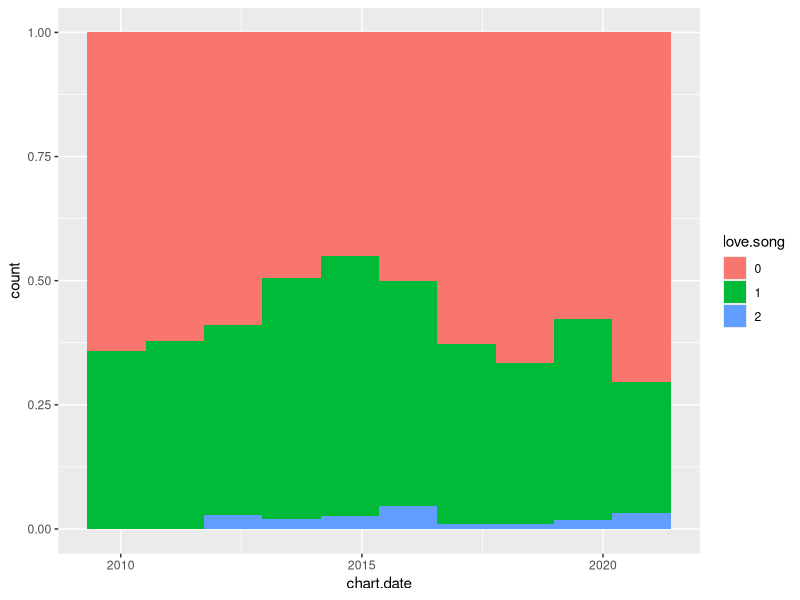
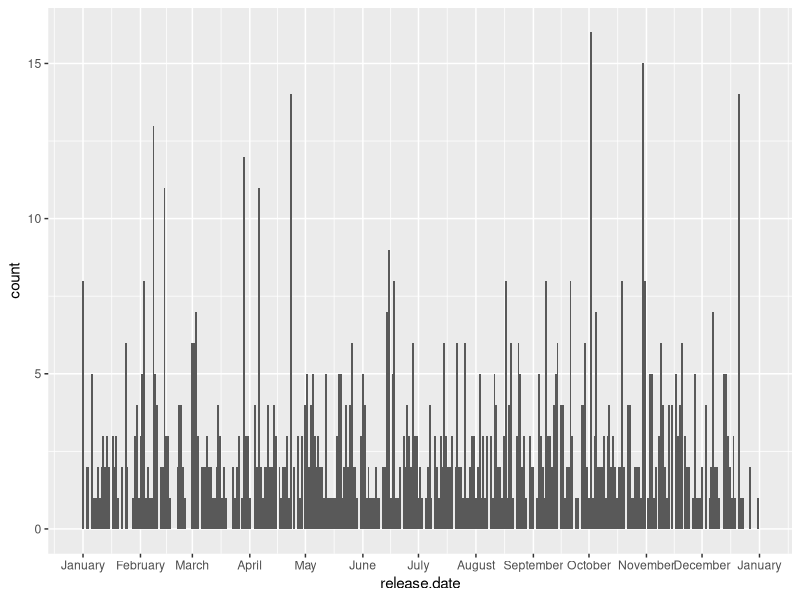
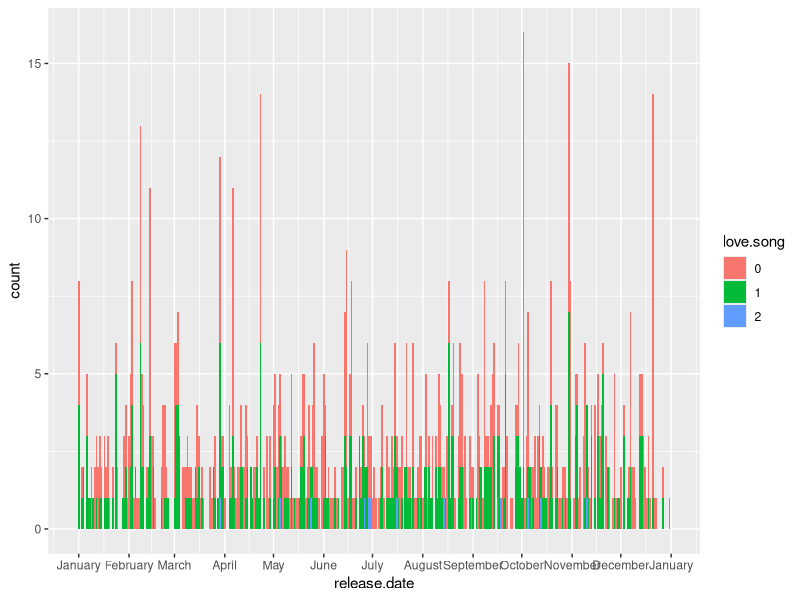
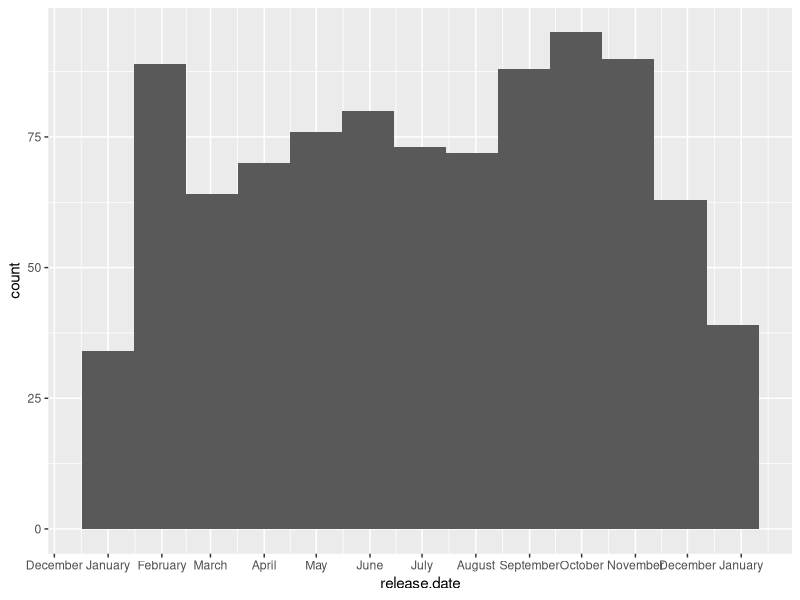
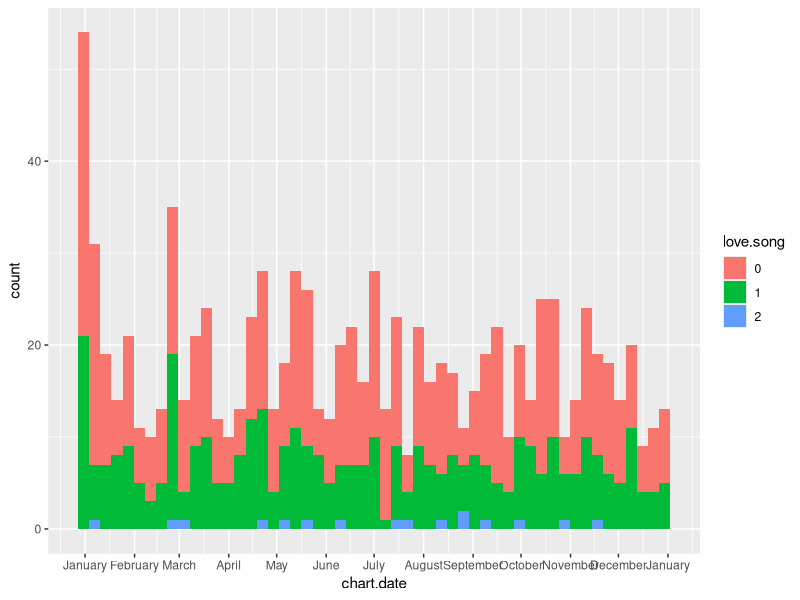
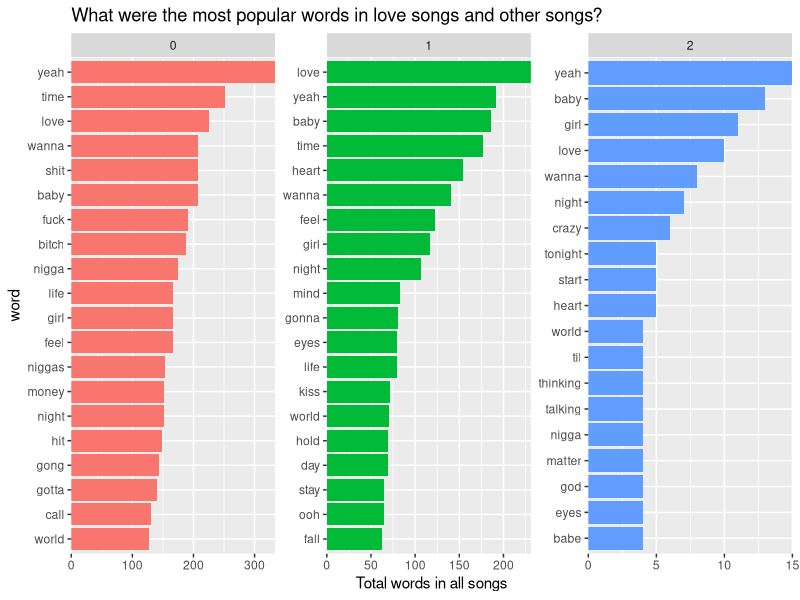

Write R code to recreate these figures, in order.
library(tidyverse)
library(lubridate)
library(tidytext)

song.data <- read_csv("./datasets/songs_lyrics_short.csv",
                      col_names = c(
                        "album",
                        "chart.date",
                        "love.song",
                        "lyrics",
                        "release.date",
                        "song.title",
                        "artist"
                      ),
                      col_types = cols(
                        album = col_character(),
                        chart.date = col_date("%d/%m/%Y"),
                        love.song = col_factor(),
                        lyrics = col_character(),
                        release.date = col_date("%d/%m/%Y"),
                        song.title = col_character(),
                        artist = col_character()
                      ),
                      skip = 1)

view(song.data)

# Let's work on cleaning the dataset. First, 

song.data.clean <- song.data %>%
  mutate(lyrics = str_remove_all(lyrics, "\\[.+?\\]")) %>%
  mutate(lyrics = str_remove_all(lyrics, "\\(.+?\\)")) %>%
  mutate(lyrics = str_replace_all(lyrics, "â€™", "'")) %>% 
  mutate(lyrics = str_to_lower(lyrics)) %>%
  view()

# Function to expand contractions - Look deeper into this

FixContractions <- function(string) {
  string <- str_replace_all(string, "won't", "will not")
  string <- str_replace_all(string, "can't", "cannot")
  string <- str_replace_all(string, "n't", " not")
  string <- str_replace_all(string, "'ll", " will")
  string <- str_replace_all(string, "'re", " are")
  string <- str_replace_all(string, "'ve", " have")
  string <- str_replace_all(string, "'m", " am")
  string <- str_replace_all(string, "'d", " would")
  string <- str_replace_all(string, "n'", "ng")
  string <- str_replace_all(string, "'cause", "because")
  string <- str_replace_all(string, "it's", "it is")
  string <- str_replace_all(string, "'s", "")
  string <- str_replace_all(string, "'less", "unless")
  return(string)
}

FixContractions(song.data.clean[[6,4]])

song.data.clean[[6,4]] %>%
  FixContractions() %>%
  str_replace_all("[^a-zA-Z0-9\\- ]", " ")

# remove contractions and punctuation
song.data.clean <- song.data.clean %>%
  mutate(lyrics = lyrics %>% FixContractions() %>% str_replace_all("[^a-zA-Z0-9\\- ]", " "))

# Convert chart.dates to lubridate dates

song.data.clean <- song.data.clean %>%
  mutate(chart.date = as_date(chart.date),
         release.date = as_date(release.date))

## Exploratory data analysis
# What percentage of songs charting each year are love songs?

song.data.clean %>%
  ggplot(aes(chart.date)) +
  geom_histogram(position = "fill", aes(fill = love.song), bins = 10) # Fix the date labels, change colors

# Amongst songs that turn out to be top 100 songs in the past decade, when are they released? and 
# how many of them are love songs?

song.data.clean %>%
  filter(release.date >= date("01-01-2010")) %>%
  mutate(release.date = update(release.date, year=2010)) %>%
  ggplot(aes(release.date)) +
  geom_histogram(binwidth = (1)) +
  scale_x_date(date_labels="%B", date_breaks = "1 month")

song.data.clean %>%
  filter(release.date >= date("01-01-2010")) %>%
  mutate(release.date = update(release.date, year=2010)) %>%
  ggplot(aes(release.date)) +
  geom_histogram(aes(fill=love.song), binwidth = (1)) +
  scale_x_date(date_labels="%B", date_breaks = "1 month")

# Is it possible that releaseing songs at a particular time leads to them being more successful? Probably not.
# Let's look at the dates with the most top 100 songs:

hot.dates <- song.data.clean %>%
  count(release.date) %>%
  filter(n > 5) %>% .$release.date

song.data.clean %>%
  filter(release.date %in% hot.dates) %>% view()

# We can see that they come from largely the same artists. OK, but is there a best month to release albums?

song.data.clean %>%
  filter(release.date >= date("01-01-2010")) %>%
  mutate(release.date = update(release.date, year=2010)) %>%
  ggplot(aes(release.date)) +
  geom_histogram(binwidth = (30)) +
  scale_x_date(date_labels="%B", date_breaks = "1 month")

# For songs that end up charting on the top 100, is there any correlation between them being love songs and the 
# time of the year they first become popular? 
# Find a way to group by month!
song.data.clean %>%
  filter(chart.date > date("07-01-2010")) %>% # Take out the first week of jan 2010 because of "spillover from prev year" from last year
  mutate(chart.date = update(chart.date, year=2010)) %>%
  ggplot(aes(chart.date)) +
  geom_histogram(aes(fill=love.song), binwidth = (7)) +
  scale_x_date(date_labels="%B", date_breaks = "1 month")


# Now let's do some visualizations with the words themselves!

# Tokenization with tidy text. Now, each word is present as a row. We will use this in some models (but not all)
song.data.tidy <- song.data.clean %>%
  unnest_tokens(word, lyrics) %>%
  anti_join(stop_words) %>%
  distinct() %>%
  filter(nchar(word) >= 3)

# The most popular words, depending on whether they are love songs or not

popular.words <- song.data.tidy %>%
  group_by(love.song) %>%
  count(word, love.song, sort=TRUE) %>%
  mutate(word = reorder_within(word, n, love.song)) %>%
  filter(rank(desc(n)) <= 20)


popular.words %>% view()

popular.words %>%
  ggplot(aes(word, n, fill = love.song)) +
  geom_col(show.legend = FALSE) +
  facet_wrap(~love.song, scales = "free") +
  coord_flip() +
  scale_x_reordered() + 
  scale_y_continuous(expand = c(0,0)) +
  labs(y = "Total words in all songs",
       title = "What were the most popular words in love songs and other songs?")

# We see alot of words like n***a in the non-love songs - It's probably because rap music tends to be much
# more verbose, resulting in them being overrepresented here. To compensate for this, we can instead use
# a metric like word DENSITY per each song.
